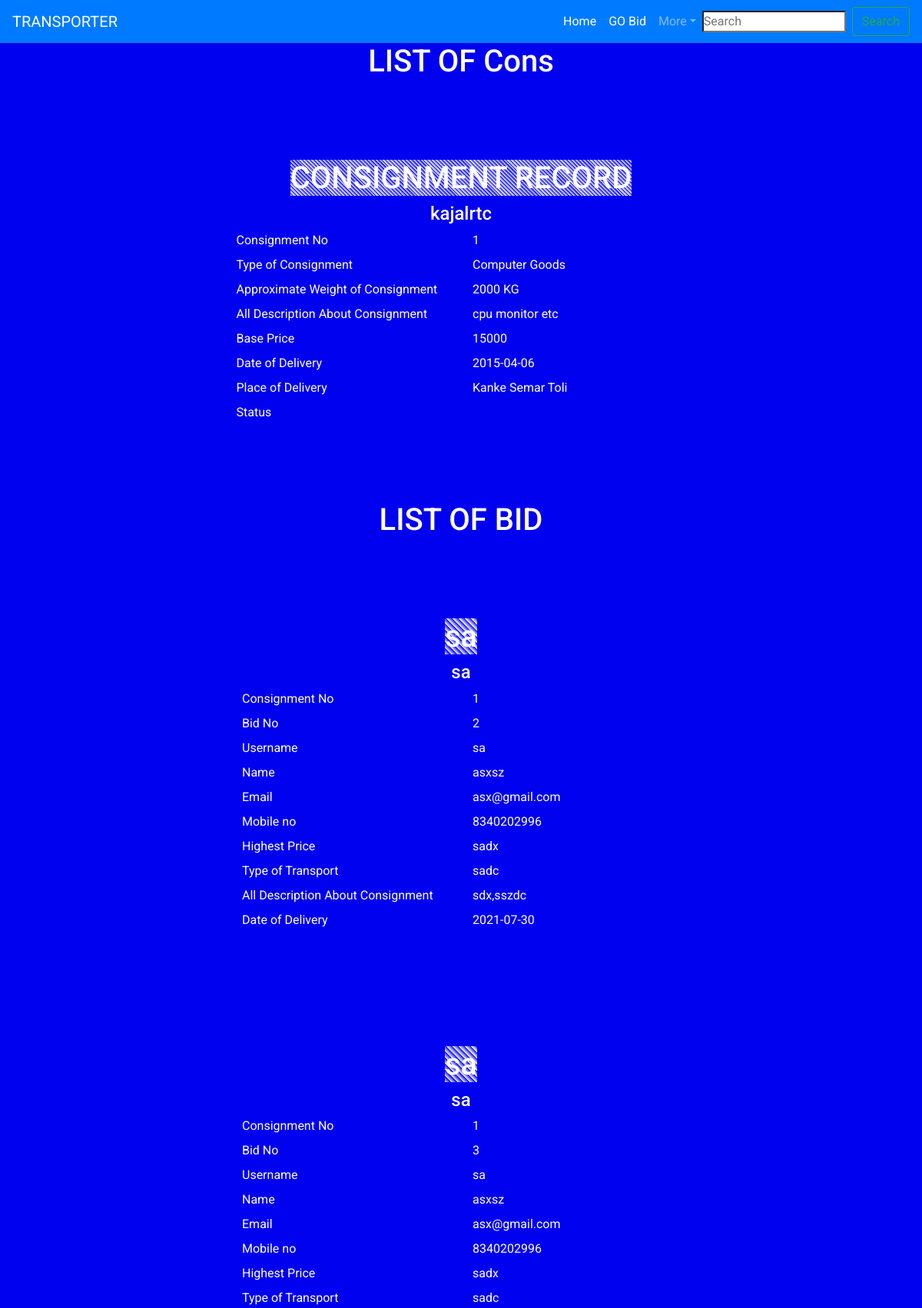
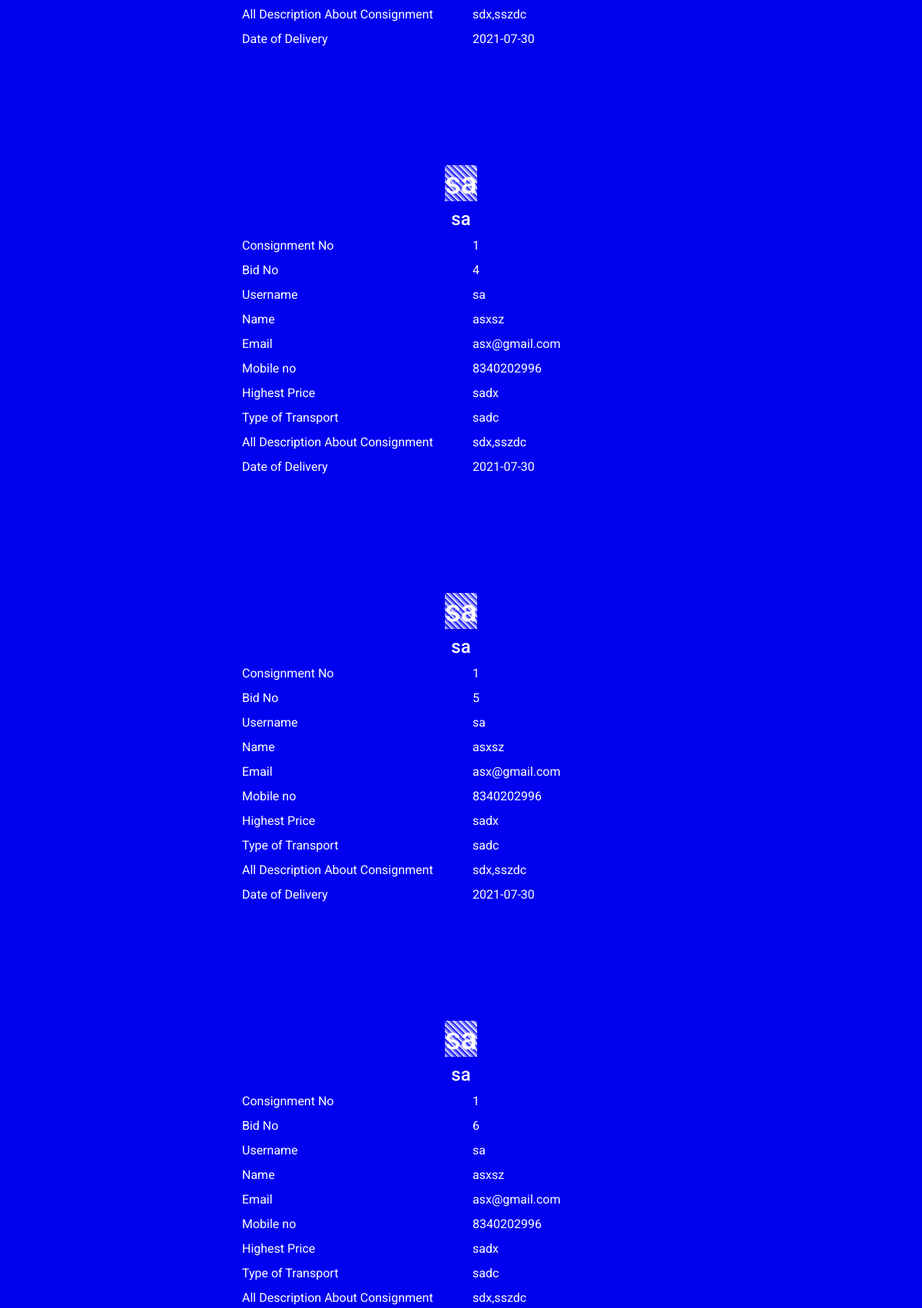
Screenshot of /client_bidding.php (signed in, upper part) with the database file from the repository (2 pictures, top to bottom).
### tables this page shows
CREATE TABLE `consignment` (
  `consignment_no` int(30) NOT NULL,
  `user_name` varchar(30) NOT NULL,
  `type_cons` varchar(50) NOT NULL,
  `weight` varchar(30) NOT NULL,
  `description` varchar(300) NOT NULL,
  `base_price` varchar(11) NOT NULL,
  `date_of_delivery` varchar(20) NOT NULL,
  `place_of_delivery` varchar(20) NOT NULL,
  `delivery_report` varchar(100) NOT NULL
);

CREATE TABLE `bid` (
  `bid_no` int(11) NOT NULL,
  `consignment_no` int(50) NOT NULL,
  `username` varchar(200) NOT NULL,
  `name` varchar(200) NOT NULL,
  `higest_price` varchar(200) NOT NULL,
  `e_mail` varchar(200) NOT NULL,
  `type_of_transport` varchar(200) NOT NULL,
  `description` varchar(200) NOT NULL,
  `date_of_delivery` varchar(200) NOT NULL,
  `mobile_no` varchar(200) NOT NULL,
  `status` varchar(200) NOT NULL
);

### client_bidding.php (the view, shortened to what this page needs)
<?php
$con=mysqli_connect("localhost","root","","transporter");
	$a=$_SESSION["user_name"];
?>
 <!DOCTYPE html>
<html lang="en">
<head>
    <link rel="stylesheet"  type=" text/css" href="style/style.css" >
        <link rel="stylesheet" href="https://maxcdn.bootstrapcdn.com/bootstrap/4.5.2/css/bootstrap.min.css">
 </head>
<body style="background-color: #0001ef ;" class=" text-white" >
<nav class="navbar navbar-expand-lg navbar-dark bg-primary sticky-top">
        <a class="navbar-brand" href="client_home.php">TRANSPORTER</a>
        <div class="collapse navbar-collapse" id="navbarSupportedContent">
            <ul class="navbar-nav ml-auto">
            <li class="nav-item active">
                <a class="nav-link" href="client_home.php">Home <span class="sr-only">(current)   </a>
            </li>
            <li class="nav-item active">
                <a class="nav-link" href="client_bid.php">GO Bid <span class="sr-only">(current)   </a>
            </li>
            <li class="nav-item dropdown color-white">
                <a class="nav-link dropdown-toggle" href="#" id="navbarDropdown" role="button" data-toggle="dropdown" aria-haspopup="true" aria-expanded="false">
                More<span class="sr-only">(current)
                </a>
            </li>
            </ul>
            <form class="form-inline my-2 my-lg-0" action="client_search.php">
                <input class=" mr-sm-2" type="search" placeholder="Search" aria-label="Search"  >
                <button class="btn btn-outline-success my-2 my-sm-0" type="submit" >Search</button>
            </form>
        </div>
</nav>
<div class="main-div">
<h1 class="text-center">LIST OF Cons</h1>
<div class="center-div">
    <div class="table-responsive">
        <div class="col">
            <div>
                <?php  $z="SELECT * FROM `consignment`";
                  $sql=mysqli_query($con,$z); ;
                     while($d=mysqli_fetch_assoc($sql)){
                         if($a===$d['user_name']){
                                    ?>
        <section class="my-5 py-5">
                <div>
                <h1 class="text-center"><span  style="background-image: repeating-linear-gradient( 45deg,white 3% ,   blue 4%);">CONSIGNMENT RECORD</span></h1>
                </div>
                <div class="w-50 m-auto">
                    <div id="profile_client">
                    <div class="row">
                        <div class="col-12 text-center " id="user_name"> <h4>
                        <?php echo $d['user_name']?></h4>
                        </div>
                        <div class="col-lg-6 col-md-6    col-12">
                                        <label for=""> Consignment No</label>
                                        </div>
                                        <div class="col-lg-6 col-md-6    col-12">
                                        <?php echo $d['consignment_no']?> </div>
                        <div class="col-lg-6 col-md-6    col-12">
                                        <label for=""> Type of Consignment</label>
                                        </div>
                                        <div class="col-lg-6 col-md-6    col-12">
                                        <?php echo $d['type_cons']?></div>
                                        <div class="col-lg-6 col-md-6    col-12">
                                        <label for=""> Approximate Weight of Consignment</label>
                                        </div>
                                        <div class="col-lg-6 col-md-6    col-12">
                                        <?php echo $d['weight']?></div>
                                    <div class="col-lg-6 col-md-6    col-12">
                                        <label for=""> All Description About Consignment</label>
                                        </div>
                                        <div class=" col-md-6 col-lg-6 col-12" > <?php echo $d['description']?></div>
                                        <div class="col-lg-6 col-md-6    col-12">
                                        <label for=""> Base Price</label>
                                        </div>
                                        <div class="col-lg-6 col-md-6    col-12">
                                        <?php echo $d['base_price']?> </div>
                                    <div class="col-lg-6 col-md-6    col-12">
                                        <label for=""> Date of Delivery</label>
                                        </div>
                                        <div class="col-lg-6 col-md-6    col-12">
                                        <?php echo $d['date_of_delivery']?>   </div>
                                    <div class="col-lg-6 col-md-6    col-12">
                                        <label for="">Place of Delivery</label>
                                        </div>
                                        <div class=" col-md-6 col-lg-6 col-12">  <?php echo $d['place_of_delivery']?>   </div>
                                        <div class="col-lg-6 col-md-6    col-12">
                                        <label for="">Status</label>
                                        </div>
                                        <div class="col-lg-6 col-md-6    col-12">
                                        <?php echo $d['delivery_report']?> </div>
                    </div>
                </div>
                </div>
        </section>
        <div class="my-5">
        <div class="main-div">
        <h1 class="text-center">LIST OF BID</h1>
        <div class="center-div">
        <div class="table-responsive">
            <div class="col">
                <div>
                    <?php  $z="SELECT * FROM `bid`";
                    $sql=mysqli_query($con,$z); ;
                        while($da=mysqli_fetch_assoc($sql)){
                            if($d['consignment_no']===$da['consignment_no']){
                                        ?>
                    <section class="my-5 py-5">
                            <div>
                            <h1 class="text-center"><span  style="background-image: repeating-linear-gradient( 45deg,white 3% ,   blue 4%);">
                            <?php echo $da['username']?></span></h1>
                            </div>
                            <div class="w-50 m-auto">
                                <div id="profile_client">
                                <div class="row">
                                    <div class="col-12 text-center " id="user_name"> <h4>
                                    <?php echo $da['username']?></h4>
                                    </div>
                                    <div class="col-lg-6 col-md-6    col-12">
                                    <label for="">Consignment No</label>
                                    </div>
                                    <div class="col-lg-6 col-md-6    col-12">
                                    <?php echo $da['consignment_no']?> </div>
                                    <div class="col-lg-6 col-md-6    col-12">
                                    <label for=""> Bid No</label>
                                                    </div>
                                                    <div class="col-lg-6 col-md-6    col-12">
                                                    <?php echo $da['bid_no']?> </div>
                                                    <div class="col-lg-6 col-md-6    col-12">
                                    <label for=""> Username</label>
                                    </div>
                                    <div class="col-lg-6 col-md-6    col-12">
                                    <?php echo $da['username']?> </div> <br>
                                    <div class="col-lg-6 col-md-6    col-12">
                                    <label for=""> Name</label>
                                    </div>
                                    <div class="col-lg-6 col-md-6    col-12">
                                    <?php echo $da['name']?> </div>
                                    <div class="col-lg-6 col-md-6    col-12">
                                    <label for=""> Email</label>
                                    </div>
                                    <div class="col-lg-6 col-md-6    col-12">
                                    <?php echo $da['e_mail']?></div>
                                    <div class="col-lg-6 col-md-6    col-12">
                                    <label for=""> Mobile no</label>
                                    </div>
                                    <div class="col-lg-6 col-md-6    col-12">
                                    <?php echo $da['mobile_no']?> </div>
                                <div class="col-lg-6 col-md-6    col-12">
                                    <label for=""> Highest Price</label>
                                    </div>
                                    <div class="col-lg-6 col-md-6    col-12">
                                    <?php echo $da['higest_price']?> </div>
                                <div class="col-lg-6 col-md-6    col-12">
                                    <label for=""> Type of Transport</label>
                                    </div>
                                    <div class="col-lg-6 col-md-6    col-12">
                                    <?php echo $da['type_of_transport']?> </div>
                                <div class="col-lg-6 col-md-6    col-12">
                                    <label for=""> All Description About Consignment</label>
                                    </div>
                                    <div class=" col-md-6 col-lg-6 col-12"> <?php echo $da['description']?></div>
                                <div class="col-lg-6 col-md-6    col-12">
                                    <label for=""> Date of Delivery</label>
                                    </div>
                                    <div class="col-lg-6 col-md-6    col-12"> <?php echo $da['date_of_delivery']?>
                                    </div>
                                </div>
                            </div>
                            </div>
                    </section>
                    <?php
                            }
                            }
                            ?>
                    </div>
            </div>
        </div>
    </div>
        </div>
                        </div>
        <?php
                         }
                        echo"<br>";
                        }
                        ?>
                 </div>
        </div>
    </div>
</div>
</div>
</body></html>

### style.css (style rules this page uses)
* { margin: 0; padding: 0; box-sizing: border-box; font-family: 'Josefin Sans', sans-serif; font-family: 'Roboto', sans-serif; }
body { font-family: "Lato", sans-serif; }

### rows the page displays
consignment: user_name "kajalrtc", consignment_no "1", type_cons "Computer Goods", weight "2000 KG", description "cpu monitor etc", base_price "15000", date_of_delivery "2015-04-06", place_of_delivery "Kanke Semar Toli"
bid: username "sa", consignment_no "1", bid_no "2", name "asxsz", e_mail "asx@gmail.com", mobile_no "8340202996", higest_price "sadx", type_of_transport "sadc", description "sdx,sszdc", date_of_delivery "2021-07-30"
bid: username "sa", consignment_no "1", bid_no "3", name "asxsz", e_mail "asx@gmail.com", mobile_no "8340202996", higest_price "sadx", type_of_transport "sadc", description "sdx,sszdc", date_of_delivery "2021-07-30"
bid: username "sa", consignment_no "1", bid_no "4", name "asxsz", e_mail "asx@gmail.com", mobile_no "8340202996", higest_price "sadx", type_of_transport "sadc", description "sdx,sszdc", date_of_delivery "2021-07-30"
bid: username "sa", consignment_no "1", bid_no "5", name "asxsz", e_mail "asx@gmail.com", mobile_no "8340202996", higest_price "sadx", type_of_transport "sadc", description "sdx,sszdc", date_of_delivery "2021-07-30"
bid: username "sa", consignment_no "1", bid_no "6", name "asxsz", e_mail "asx@gmail.com", mobile_no "8340202996", higest_price "sadx", type_of_transport "sadc", description "sdx,sszdc"
